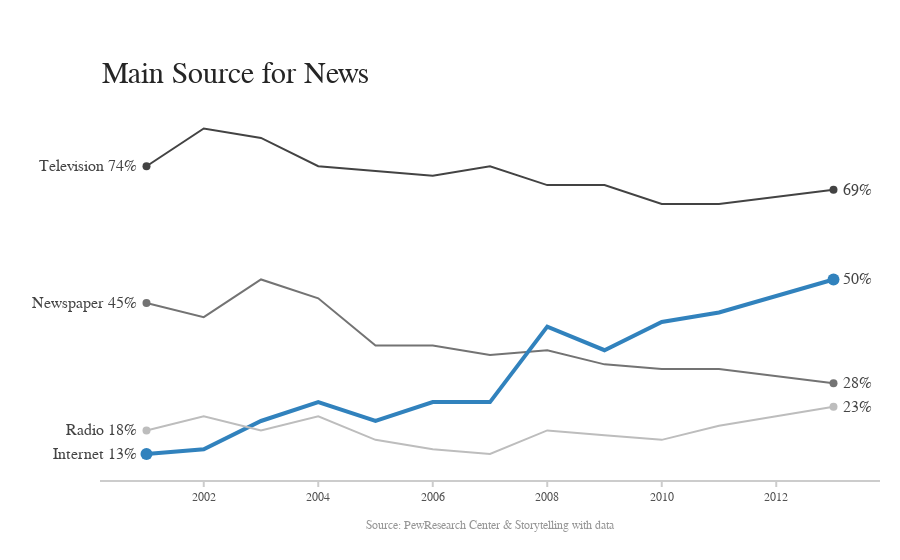

Source (notebook cell):
### Markdown cell above
## Label Lines with Annotations

### Code cell
title = 'Main Source for News'

labels = ['Television', 'Newspaper', 'Internet', 'Radio']

colors = ['rgb(67,67,67)', 'rgb(115,115,115)', 'rgb(49,130,189)', 'rgb(189,189,189)']

mode_size = [8, 8, 12, 8]

line_size = [2, 2, 4, 2]

x_data = [
    [2001, 2002, 2003, 2004, 2005, 2006, 2007, 2008, 2009, 2010, 2011, 2013],
    [2001, 2002, 2003, 2004, 2005, 2006, 2007, 2008, 2009, 2010, 2011, 2013],
    [2001, 2002, 2003, 2004, 2005, 2006, 2007, 2008, 2009, 2010, 2011, 2013],
    [2001, 2002, 2003, 2004, 2005, 2006, 2007, 2008, 2009, 2010, 2011, 2013],
]

y_data = [
    [74, 82, 80, 74, 73, 72, 74, 70, 70, 66, 66, 69],
    [45, 42, 50, 46, 36, 36, 34, 35, 32, 31, 31, 28],
    [13, 14, 20, 24, 20, 24, 24, 40, 35, 41, 43, 50],
    [18, 21, 18, 21, 16, 14, 13, 18, 17, 16, 19, 23],
]

traces = []

for i in range(0, 4):
    traces.append(go.Scatter(
        x=x_data[i],
        y=y_data[i],
        mode='lines',
        line=dict(color=colors[i], width=line_size[i]),
        connectgaps=True,
    ))

    traces.append(go.Scatter(
        x=[x_data[i][0], x_data[i][11]],
        y=[y_data[i][0], y_data[i][11]],
        mode='markers',
        marker=dict(color=colors[i], size=mode_size[i])
    ))

layout = go.Layout(
    xaxis=dict(
        showline=True,
        showgrid=False,
        showticklabels=True,
        linecolor='rgb(204, 204, 204)',
        linewidth=2,
        ticks='outside',
        tickcolor='rgb(204, 204, 204)',
        tickwidth=2,
        ticklen=5,
        tickfont=dict(
            family='Arial',
            size=12,
            color='rgb(82, 82, 82)',
        ),
    ),
    yaxis=dict(
        showgrid=False,
        zeroline=False,
        showline=False,
        showticklabels=False,
    ),
    autosize=False,
    margin=dict(
        autoexpand=False,
        l=100,
        r=20,
        t=110,
    ),
    showlegend=False
)

annotations = []

# Adding labels
for y_trace, label, color in zip(y_data, labels, colors):
    # labeling the left_side of the plot
    annotations.append(dict(xref='paper', x=0.05, y=y_trace[0],
                                  xanchor='right', yanchor='middle',
                                  text=label + ' {}%'.format(y_trace[0]),
                                  font=dict(family='Arial',
                                            size=16),
                                  showarrow=False))
    # labeling the right_side of the plot
    annotations.append(dict(xref='paper', x=0.95, y=y_trace[11],
                                  xanchor='left', yanchor='middle',
                                  text='{}%'.format(y_trace[11]),
                                  font=dict(family='Arial',
                                            size=16),
                                  showarrow=False))
# Title
annotations.append(dict(xref='paper', yref='paper', x=0.0, y=1.05,
                              xanchor='left', yanchor='bottom',
                              text='Main Source for News',
                              font=dict(family='Arial',
                                        size=30,
                                        color='rgb(37,37,37)'),
                              showarrow=False))
# Source
annotations.append(dict(xref='paper', yref='paper', x=0.5, y=-0.1,
                              xanchor='center', yanchor='top',
                              text='Source: PewResearch Center & ' +
                                   'Storytelling with data',
                              font=dict(family='Arial',
                                        size=12,
                                        color='rgb(150,150,150)'),
                              showarrow=False))

layout['annotations'] = annotations

fig = go.Figure(data=traces, layout=layout)
iplot(fig, filename='news-source')

### Figure 1 — Plotly figure (JSON) as saved in the notebook; plotly's stock layout.template omitted (floating-point values rounded to 4 significant figures)
{"data": [{"connectgaps": true, "line": {"color": "rgb(67,67,67)", "width": 2}, "mode": "lines", "type": "scatter", "uid": "2631949a-56e2-11e9-a092-3de5392b8b47", "x": [2001, 2002, 2003, 2004, 2005, 2006, 2007, 2008, 2009, 2010, 2011, 2013], "y": [74, 82, 80, 74, 73, 72, 74, 70, 70, 66, 66, 69]}, {"marker": {"color": "rgb(67,67,67)", "size": 8}, "mode": "markers", "type": "scatter", "uid": "263195a8-56e2-11e9-a092-3de5392b8b47", "x": [2001, 2013], "y": [74, 69]}, {"connectgaps": true, "line": {"color": "rgb(115,115,115)", "width": 2}, "mode": "lines", "type": "scatter", "uid": "2631963e-56e2-11e9-a092-3de5392b8b47", "x": [2001, 2002, 2003, 2004, 2005, 2006, 2007, 2008, 2009, 2010, 2011, 2013], "y": [45, 42, 50, 46, 36, 36, 34, 35, 32, 31, 31, 28]}, {"marker": {"color": "rgb(115,115,115)", "size": 8}, "mode": "markers", "type": "scatter", "uid": "263196ac-56e2-11e9-a092-3de5392b8b47", "x": [2001, 2013], "y": [45, 28]}, {"connectgaps": true, "line": {"color": "rgb(49,130,189)", "width": 4}, "mode": "lines", "type": "scatter", "uid": "2631971a-56e2-11e9-a092-3de5392b8b47", "x": [2001, 2002, 2003, 2004, 2005, 2006, 2007, 2008, 2009, 2010, 2011, 2013], "y": [13, 14, 20, 24, 20, 24, 24, 40, 35, 41, 43, 50]}, {"marker": {"color": "rgb(49,130,189)", "size": 12}, "mode": "markers", "type": "scatter", "uid": "2631977e-56e2-11e9-a092-3de5392b8b47", "x": [2001, 2013], "y": [13, 50]}, {"connectgaps": true, "line": {"color": "rgb(189,189,189)", "width": 2}, "mode": "lines", "type": "scatter", "uid": "263197e2-56e2-11e9-a092-3de5392b8b47", "x": [2001, 2002, 2003, 2004, 2005, 2006, 2007, 2008, 2009, 2010, 2011, 2013], "y": [18, 21, 18, 21, 16, 14, 13, 18, 17, 16, 19, 23]}, {"marker": {"color": "rgb(189,189,189)", "size": 8}, "mode": "markers", "type": "scatter", "uid": "26319846-56e2-11e9-a092-3de5392b8b47", "x": [2001, 2013], "y": [18, 23]}], "layout": {"annotations": [{"font": {"family": "Arial", "size": 16}, "showarrow": false, "text": "Television 74%", "x": 0.05, "xanchor": "right", "xref": "paper", "y": 74, "yanchor": "middle"}, {"font": {"family": "Arial", "size": 16}, "showarrow": false, "text": "69%", "x": 0.95, "xanchor": "left", "xref": "paper", "y": 69, "yanchor": "middle"}, {"font": {"family": "Arial", "size": 16}, "showarrow": false, "text": "Newspaper 45%", "x": 0.05, "xanchor": "right", "xref": "paper", "y": 45, "yanchor": "middle"}, {"font": {"family": "Arial", "size": 16}, "showarrow": false, "text": "28%", "x": 0.95, "xanchor": "left", "xref": "paper", "y": 28, "yanchor": "middle"}, {"font": {"family": "Arial", "size": 16}, "showarrow": false, "text": "Internet 13%", "x": 0.05, "xanchor": "right", "xref": "paper", "y": 13, "yanchor": "middle"}, {"font": {"family": "Arial", "size": 16}, "showarrow": false, "text": "50%", "x": 0.95, "xanchor": "left", "xref": "paper", "y": 50, "yanchor": "middle"}, {"font": {"family": "Arial", "size": 16}, "showarrow": false, "text": "Radio 18%", "x": 0.05, "xanchor": "right", "xref": "paper", "y": 18, "yanchor": "middle"}, {"font": {"family": "Arial", "size": 16}, "showarrow": false, "text": "23%", "x": 0.95, "xanchor": "left", "xref": "paper", "y": 23, "yanchor": "middle"}, {"font": {"color": "rgb(37,37,37)", "family": "Arial", "size": 30}, "showarrow": false, "text": "Main Source for News", "x": 0, "xanchor": "left", "xref": "paper", "y": 1.05, "yanchor": "bottom", "yref": "paper"}, {"font": {"color": "rgb(150,150,150)", "family": "Arial", "size": 12}, "showarrow": false, "text": "Source: PewResearch Center & Storytelling with data", "x": 0.5, "xanchor": "center", "xref": "paper", "y": -0.1, "yanchor": "top", "yref": "paper"}], "autosize": false, "margin": {"autoexpand": false, "l": 100, "r": 20, "t": 110}, "showlegend": false, "xaxis": {"linecolor": "rgb(204, 204, 204)", "linewidth": 2, "showgrid": false, "showline": true, "showticklabels": true, "tickcolor": "rgb(204, 204, 204)", "tickfont": {"color": "rgb(82, 82, 82)", "family": "Arial", "size": 12}, "ticklen": 5, "ticks": "outside", "tickwidth": 2}, "yaxis": {"showgrid": false, "showline": false, "showticklabels": false, "zeroline": false}}}
